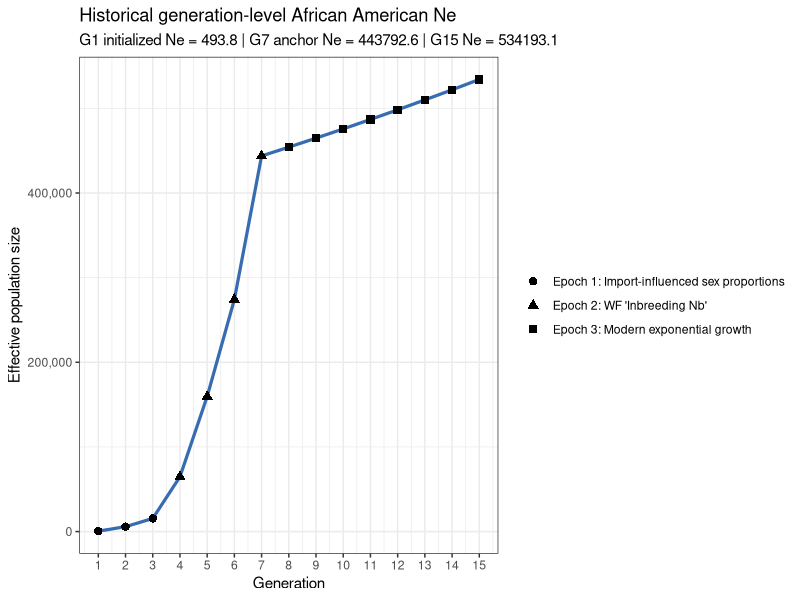
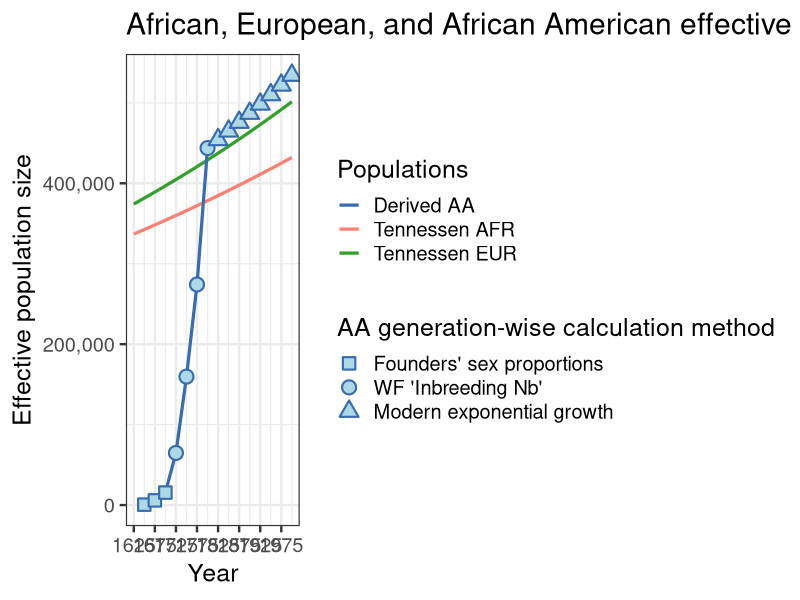
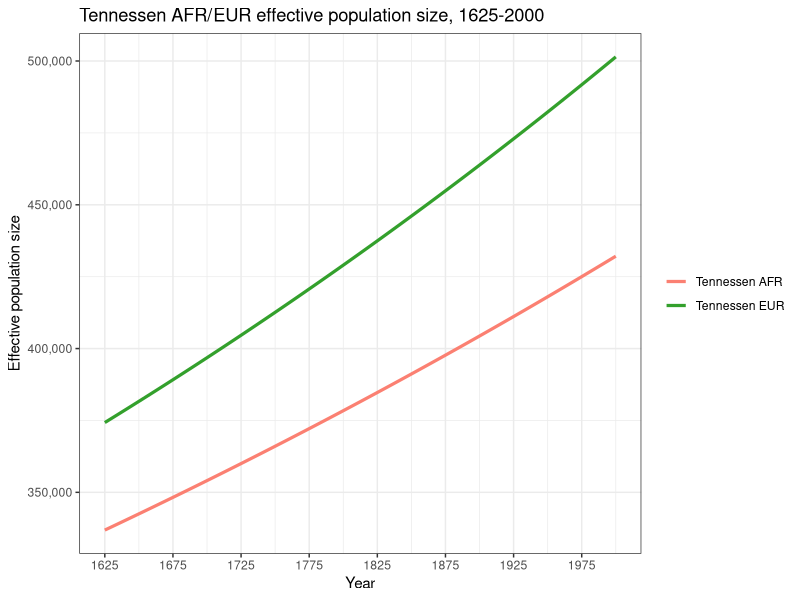

Generate these figures, in order, with R:
# ______________________________________________________________________________
# Aydin Karatas
# ___
# University of Southern California
# Department of Quantitative and Computational Biology
# Mooney Lab
# ___
# calc.3T.Ne.R
# ______________________________________________________________________________


# pattern: Mixed (script)
# Reason: this analysis script combines calculations with printing/plotting.

library(tidyverse)

# functions ----
# validate that a given value is a single non-negative whole generation.
# `value` is the candidate input and `name` is used in the error message.
validate.whole.generation.count <- function(value, name) {
  if (
    length(value) != 1 ||
      is.na(value) ||
      !is.finite(value) ||
      value != as.integer(value) ||
      value < 0
  ) {
    stop(name, " must be a non-negative whole generation count", call. = FALSE)
  }

  as.integer(value)
}

# build a generation sequence that can be empty when the requested length is 0.
# `start` is the first generation in the block and `len` is the block length.
build.generation.block <- function(start, len) {
  if (len == 0) {
    return(integer(0))
  }

  seq.int(start, start + len - 1L)
}

# return an explicit argument when provided, otherwise pull the default.
# `value` is the user-supplied override, `name` is the default binding name,
# and `defaults.env` is the environment that stores the fallback value.
resolve.default.param <- function(value, name, defaults.env) {
  if (!is.null(value)) {
    return(value)
  }

  get(name, envir = defaults.env)
}

# build the modeled generation layout for the three epochs.
# `epoch.*.len` are the epoch lengths, `gen.time` and `present.year` define the
# timeline, and `start.year` sets the first modeled generation boundary.
calc.epoch.config <- function(
    epoch.1.len,
    epoch.2.len,
    epoch.3.len,
    gen.time,
    present.year,
    start.year = 1625
) {
  epoch.1.len <- validate.whole.generation.count(
    epoch.1.len,
    "epoch.1.len"
  )
  epoch.2.len <- validate.whole.generation.count(
    epoch.2.len,
    "epoch.2.len"
  )
  epoch.3.len <- validate.whole.generation.count(
    epoch.3.len,
    "epoch.3.len"
  )

  max.epoch.1.len <- 7L

  if (epoch.1.len > max.epoch.1.len) {
    stop("epoch.1.len cannot exceed 7 modeled generations", call. = FALSE)
  }

  year.span <- present.year - start.year
  total.generations <- year.span / gen.time

  if (total.generations != as.integer(total.generations)) {
    stop(
      "present.year - start.year must be divisible by gen.time",
      call. = FALSE
    )
  }

  total.generations <- as.integer(total.generations)
  total.epoch.len <- epoch.1.len + epoch.2.len + epoch.3.len

  if (total.epoch.len != total.generations) {
    stop(
      "total epoch length must equal (present.year - start.year) / gen.time",
      call. = FALSE
    )
  }

  epoch.1.generations <- build.generation.block(1L, epoch.1.len)
  epoch.2.generations <- build.generation.block(epoch.1.len + 1L, epoch.2.len)
  epoch.3.first.generation <- if (epoch.3.len == 0) {
    NA_integer_
  } else {
    epoch.1.len + epoch.2.len + 1L
  }
  epoch.3.generations <- build.generation.block(
    epoch.1.len + epoch.2.len + 1L,
    epoch.3.len
  )

  epoch.3.anchor.generation <- NA_integer_

  if (epoch.3.len > 0) {
    if (epoch.2.len > 0) {
      epoch.3.anchor.generation <- max(epoch.2.generations)
    } else if (epoch.1.len > 0) {
      epoch.3.anchor.generation <- max(epoch.1.generations)
    } else {
      stop(
        "epoch 3 requires a prior non-empty epoch to provide an anchor",
        call. = FALSE
      )
    }
  }

  list(
    epoch.1.len = epoch.1.len,
    epoch.2.len = epoch.2.len,
    epoch.3.len = epoch.3.len,
    max.epoch.1.len = max.epoch.1.len,
    start.year = start.year,
    total.generations = total.generations,
    final.generation = total.generations,
    epoch.1.generations = epoch.1.generations,
    epoch.1.sex.generations = epoch.1.generations[epoch.1.generations >= 2],
    epoch.2.generations = epoch.2.generations,
    epoch.2.parental.generations = epoch.2.generations[
      epoch.2.generations >= 2
    ],
    epoch.3.generations = epoch.3.generations,
    epoch.3.first.generation = epoch.3.first.generation,
    epoch.3.anchor.generation = epoch.3.anchor.generation
  )
}

# create the African and European ancestry proportions by modeled generation.
# `mooney.cg[1]` is a dummy value for alignment. The paper-derived values start
# at `mooney.cg[2]`, so modeled G1 uses position 2.
build.mixing.props <- function(
    epoch.config,
    mooney.cg,
    epoch.1.eur.prop,
    epoch.2.afr.prop,
    epoch.2.eur.prop,
    epoch.3.afr.prop,
    epoch.3.eur.prop
) {
  if (epoch.config$epoch.1.len > length(mooney.cg) - 1L) {
    stop(
      "epoch.1.len cannot exceed paper-derived mooney.cg values",
      call. = FALSE
    )
  }

  epoch.1.cg <- if (epoch.config$epoch.1.len == 0L) {
    numeric(0)
  } else {
    mooney.cg[seq.int(2L, epoch.config$epoch.1.len + 1L)]
  }
  s.eur <- c(
    rep(epoch.1.eur.prop, epoch.config$epoch.1.len),
    rep(epoch.2.eur.prop, epoch.config$epoch.2.len),
    rep(epoch.3.eur.prop, epoch.config$epoch.3.len)
  )
  s.afr <- c(
    (1 - epoch.1.eur.prop) * epoch.1.cg,
    rep(epoch.2.afr.prop, epoch.config$epoch.2.len),
    rep(epoch.3.afr.prop, epoch.config$epoch.3.len)
  )

  if (
    length(s.eur) != epoch.config$total.generations ||
      length(s.afr) != epoch.config$total.generations
  ) {
    stop("AA.mixing.props vectors must not recycle", call. = FALSE)
  }

  tibble(
    g = seq_len(epoch.config$total.generations),
    s.afr = s.afr,
    s.eur = s.eur,
    h = pmax(1 - s.afr - s.eur, 0)
  )
}

# intersect generation windows with historical periods and measure coverage.
# `window.tbl` is the generation map and `hacker.tbl` is the historical  period
# table with start and end years.
calc.period.overlaps <- function(window.tbl, hacker.tbl) {
  merge(window.tbl, hacker.tbl, by = NULL) %>%
    as_tibble() %>%
    mutate(
      period.length = end.year - start.year,
      overlap.start.year = pmax(window.start.year, start.year),
      overlap.end.year = pmin(window.end.year, end.year),
      overlap.years = pmax(0, overlap.end.year - overlap.start.year),
      overlap.weight = overlap.years / period.length
    ) %>%
    filter(overlap.years > 0) %>%
    arrange(generation, start.year)
}

# estimate population size at a year by interpolating inside a period.
# `year` is the target year to query and `hacker.tbl` contains the period
# boundaries plus beginning and ending population sizes.
calc.boundary.population <- function(year, hacker.tbl) {
  if (is.na(year)) {
    return(NA_real_)
  }

  if (year < min(hacker.tbl$start.year) || year > max(hacker.tbl$end.year)) {
    return(NA_real_)
  }

  period.idx <- which(
    hacker.tbl$start.year <= year & hacker.tbl$end.year >= year
  )
  period.idx <- period.idx[length(period.idx)]
  period.row <- hacker.tbl[period.idx, ]
  period.length <- period.row$end.year - period.row$start.year
  period.frac <- (year - period.row$start.year) / period.length

  period.row$pop.beginning +
    period.frac * (period.row$pop.end - period.row$pop.beginning)
}

# build a generation map with explicit labels and calendar windows.
# G0 can be built with `first.generation = 0`, but modeled output starts at G1.
build.generation.map <- function(
    first.generation,
    generation.count,
    start.year,
    gen.time
) {
  tibble(
    generation = seq.int(
      first.generation,
      first.generation + generation.count - 1L
    ),
    generation.start.year = seq(
      start.year,
      start.year + gen.time * (generation.count - 1L),
      by = gen.time
    ),
    generation.end.year = generation.start.year + gen.time,
    generation.window.years = generation.end.year - generation.start.year,
    window.start.year = generation.start.year,
    window.end.year = generation.end.year
  )
}

# aggregate historical inputs over generation windows.
# This returns source-history summaries only; callers decide which rows are part
# of the modeled trajectory.
aggregate.generation.history <- function(
    generation.map,
    hacker.tbl,
    hacker.end.year
) {
  history.overlap <- calc.period.overlaps(generation.map, hacker.tbl) %>%
    select(
      generation,
      generation.start.year,
      generation.end.year,
      period,
      start.year,
      end.year,
      overlap.start.year,
      overlap.end.year,
      overlap.years,
      overlap.weight,
      imported,
      births,
      assumed.birth.rate,
      person.years.lived
    )

  history.agg <- history.overlap %>%
    group_by(generation, generation.start.year, generation.end.year) %>%
    summarise(
      periods = paste(period, collapse = ", "),
      imported = sum(imported * overlap.weight, na.rm = TRUE),
      births = sum(births * overlap.weight, na.rm = TRUE),
      birth.rate = weighted.mean(
        assumed.birth.rate,
        person.years.lived * overlap.weight,
        na.rm = TRUE
      ),
      aggregation.start.year = min(overlap.start.year),
      aggregation.end.year = max(overlap.end.year),
      hacker.window.years = sum(overlap.years),
      .groups = "drop"
    )

  history.agg <- generation.map %>%
    select(
      generation,
      generation.start.year,
      generation.end.year,
      generation.window.years
    ) %>%
    left_join(
      history.agg,
      by = c("generation", "generation.start.year", "generation.end.year")
    ) %>%
    mutate(
      population.boundary.year = if_else(
        generation.start.year < hacker.end.year,
        pmin(generation.end.year, hacker.end.year),
        NA_real_
      ),
      pop.end = map_dbl(
        population.boundary.year,
        calc.boundary.population,
        hacker.tbl = hacker.tbl
      ),
      is.truncated = !is.na(hacker.window.years) &
        hacker.window.years < generation.window.years
    )

  list(overlap = history.overlap, agg = history.agg)
}

# add a readable epoch label to each generation row.
# `AA.ne` is the analysis table and `epoch.config` supplies the generation
# ranges used to assign the three epoch labels.
make.epoch.labels <- function(AA.ne, epoch.config) {
  epoch.1.label <- if (length(epoch.config$epoch.1.generations) > 0) {
    "Epoch 1: Import-influenced sex proportions"
  } else {
    NA_character_
  }
  epoch.2.label <- if (length(epoch.config$epoch.2.generations) > 0) {
      "Epoch 2: WF 'Inbreeding Nb'"
  } else {
    NA_character_
  }
  epoch.3.label <- if (length(epoch.config$epoch.3.generations) > 0) {
      "Epoch 3: Modern exponential growth"
  } else {
    NA_character_
  }

  AA.ne %>%
    mutate(
      epoch = case_when(
        generation %in% epoch.config$epoch.1.generations ~ epoch.1.label,
        generation %in% epoch.config$epoch.2.generations ~ epoch.2.label,
        generation %in% epoch.config$epoch.3.generations ~ epoch.3.label
      )
    )
}

# check that the derived tables are internally consistent before returning.
# `AA.ne`, `AA.overlap`, and `AA.mixing.props` are the computed outputs, while
# the remaining arguments provide the timeline and boundary checks.
validate.analysis.outputs <- function(
    AA.ne,
    AA.overlap,
    AA.mixing.props,
    epoch.config,
    gen.time,
    present.year
) {
  stopifnot(
    identical(
      sort(AA.ne$generation),
      seq_len(epoch.config$total.generations)
    ),
    nrow(AA.mixing.props) == epoch.config$total.generations,
    identical(AA.mixing.props$g, seq_len(epoch.config$total.generations)),
    all(AA.ne$generation.window.years == gen.time),
    AA.ne$generation.start.year[1] == epoch.config$start.year,
    AA.ne$generation.end.year[epoch.config$final.generation] == present.year,
    all(AA.overlap$overlap.weight > 0),
    all(AA.overlap$overlap.weight <= 1),
    !is.na(AA.ne$female.total[1]),
    !is.na(AA.ne$male.total[1]),
    all(!is.na(AA.ne$female.total[epoch.config$epoch.1.sex.generations])),
    all(!is.na(AA.ne$male.total[epoch.config$epoch.1.sex.generations])),
    all(
      !is.na(
        AA.ne$parental.population[epoch.config$epoch.2.parental.generations]
      )
    ),
    all(!is.na(AA.ne$k[epoch.config$epoch.2.generations])),
    all(
      grepl(
        "^Epoch 3:",
        AA.ne$epoch[epoch.config$epoch.3.generations]
      )
    ),
    all(is.finite(AA.ne$ne)),
    all(AA.ne$ne > 0)
  )
}

# compute the full AA Ne analysis and return every intermediate table.
# the scalar arguments control the demographic timeline, G1 initialization, and
# epoch settings, while `mooney.cg` and `hacker.tbl` provide the input data.
calc.aa.ne.results <- function(
    gen.time = NULL,
    hacker.end.year = NULL,
    present.year = NULL,
    epoch.1.len = NULL,
    epoch.2.len = NULL,
    epoch.3.len = NULL,
    epoch.3.growth.rate = NULL,
    mooney.cg = NULL,
    epoch.1.eur.prop = NULL,
    epoch.2.afr.prop = NULL,
    epoch.2.eur.prop = NULL,
    epoch.3.afr.prop = NULL,
    epoch.3.eur.prop = NULL,
    hacker.tbl = NULL
) {
  defaults.env <- parent.env(environment())
  gen.time <- resolve.default.param(gen.time, "gen.time", defaults.env)
  hacker.end.year <- resolve.default.param(
    hacker.end.year,
    "hacker.end.year",
    defaults.env
  )
  present.year <- resolve.default.param(
    present.year,
    "present.year",
    defaults.env
  )
  epoch.1.len <- resolve.default.param(
    epoch.1.len,
    "epoch.1.len",
    defaults.env
  )
  epoch.2.len <- resolve.default.param(
    epoch.2.len,
    "epoch.2.len",
    defaults.env
  )
  epoch.3.len <- resolve.default.param(
    epoch.3.len,
    "epoch.3.len",
    defaults.env
  )
  epoch.3.growth.rate <- resolve.default.param(
    epoch.3.growth.rate,
    "epoch.3.growth.rate",
    defaults.env
  )
  mooney.cg <- resolve.default.param(mooney.cg, "mooney.cg", defaults.env)
  epoch.1.eur.prop <- resolve.default.param(
    epoch.1.eur.prop,
    "epoch.1.eur.prop",
    defaults.env
  )
  epoch.2.afr.prop <- resolve.default.param(
    epoch.2.afr.prop,
    "epoch.2.afr.prop",
    defaults.env
  )
  epoch.2.eur.prop <- resolve.default.param(
    epoch.2.eur.prop,
    "epoch.2.eur.prop",
    defaults.env
  )
  epoch.3.afr.prop <- resolve.default.param(
    epoch.3.afr.prop,
    "epoch.3.afr.prop",
    defaults.env
  )
  epoch.3.eur.prop <- resolve.default.param(
    epoch.3.eur.prop,
    "epoch.3.eur.prop",
    defaults.env
  )
  hacker.tbl <- resolve.default.param(hacker.tbl, "hacker.tbl", defaults.env)

  epoch.config <- calc.epoch.config(
    epoch.1.len = epoch.1.len,
    epoch.2.len = epoch.2.len,
    epoch.3.len = epoch.3.len,
    gen.time = gen.time,
    present.year = present.year
  )

  AA.mixing.props <- build.mixing.props(
    epoch.config = epoch.config,
    mooney.cg = mooney.cg,
    epoch.1.eur.prop = epoch.1.eur.prop,
    epoch.2.afr.prop = epoch.2.afr.prop,
    epoch.2.eur.prop = epoch.2.eur.prop,
    epoch.3.afr.prop = epoch.3.afr.prop,
    epoch.3.eur.prop = epoch.3.eur.prop
  )

  AA.hacker.tbl <- hacker.tbl %>%
    mutate(
      start.year = as.numeric(sub("-.*", "", period)),
      end.year = as.numeric(sub(".*-", "", period))
    ) %>%
    select(
      period,
      start.year,
      end.year,
      person.years.lived,
      assumed.birth.rate,
      imported,
      births,
      pop.beginning,
      pop.end
    )

  # G0 is a historical initialization window only. It is not returned in AA.ne,
  # not included in AA.mixing.props, and not plotted as part of the AA model.
  g0.generation.map <- build.generation.map(
    first.generation = 0L,
    generation.count = 1L,
    start.year = epoch.config$start.year - gen.time,
    gen.time = gen.time
  )

  AA.generation.map <- build.generation.map(
    first.generation = 1L,
    generation.count = epoch.config$total.generations,
    start.year = epoch.config$start.year,
    gen.time = gen.time
  )

  g0.history <- aggregate.generation.history(
    generation.map = g0.generation.map,
    hacker.tbl = AA.hacker.tbl,
    hacker.end.year = hacker.end.year
  )
  AA.history <- aggregate.generation.history(
    generation.map = AA.generation.map,
    hacker.tbl = AA.hacker.tbl,
    hacker.end.year = hacker.end.year
  )
  AA.overlap <- AA.history$overlap
  g0.agg <- g0.history$agg
  AA.agg <- AA.history$agg

  g0.african.potential.parents <- g0.agg$pop.end[1] - g0.agg$births[1]
  g1.imported <- AA.agg$imported[AA.agg$generation == 1]
  g1.african.total <- g0.african.potential.parents + g1.imported
  g1.european.total <- g1.african.total * 0.15
  g1.female.total <- g1.african.total * (1 / 3)
  g1.male.total <- g1.african.total * (2 / 3) + g1.european.total
  ne.g1 <- 4 * g1.female.total * g1.male.total /
    (g1.female.total + g1.male.total)

  stopifnot(
    is.finite(g0.african.potential.parents),
    g0.african.potential.parents >= 0,
    is.finite(g1.imported),
    is.finite(ne.g1),
    ne.g1 > 0
  )

  AA.ne <- AA.agg %>%
    arrange(generation) %>%
    mutate(
      population.at.generation.start = map_dbl(
        generation.start.year,
        calc.boundary.population,
        hacker.tbl = AA.hacker.tbl
      ),
      prev.births = dplyr::lag(births),
      previous.birth.periods = NA_character_,
      births.in.previous.25.years = NA_real_,
      female.imported = if_else(
        generation %in% epoch.config$epoch.1.sex.generations,
        ceiling(imported / 3),
        NA_real_
      ),
      male.imported = if_else(
        generation %in% epoch.config$epoch.1.sex.generations,
        floor(2 * imported / 3),
        NA_real_
      ),
      female.potential = if_else(
        generation %in% epoch.config$epoch.1.sex.generations,
        0.5 * prev.births,
        NA_real_
      ),
      male.potential = if_else(
        generation %in% epoch.config$epoch.1.sex.generations,
        0.5 * prev.births,
        NA_real_
      ),
      female.total = case_when(
        generation == 1 ~ g1.female.total,
        TRUE ~ female.imported + female.potential
      ),
      male.total = case_when(
        generation == 1 ~ g1.male.total,
        TRUE ~ male.imported + male.potential
      ),
      adult.population.age25.proxy = NA_real_,
      parental.population = if_else(
        generation %in% epoch.config$epoch.2.generations,
        prev.births + imported,
        NA_real_
      ),
      parental.population.method = if_else(
        generation %in% epoch.config$epoch.2.generations,
        "prev.births + imported",
        NA_character_
      ),
      k = if_else(
        generation %in% epoch.config$epoch.2.generations,
        gen.time * birth.rate / 1000,
        NA_real_
      )
    )

  AA.ne <- AA.ne %>%
    mutate(
      ne = case_when(
        generation == 1 ~ ne.g1,
        generation %in% epoch.config$epoch.1.sex.generations ~
          4 * female.total * male.total / (female.total + male.total),
        generation %in% epoch.config$epoch.2.generations ~
          (k * parental.population - 1) / k,
        TRUE ~ NA_real_
      )
    )

  epoch.3.anchor.ne <- if (length(epoch.config$epoch.3.generations) == 0) {
    NA_real_
  } else {
    AA.ne %>%
      filter(generation == epoch.config$epoch.3.anchor.generation) %>%
      pull(ne)
  }

  AA.ne <- AA.ne %>%
    mutate(
      ne = if_else(
        generation %in% epoch.config$epoch.3.generations,
        epoch.3.anchor.ne *
          exp(epoch.3.growth.rate *
            (generation - epoch.config$epoch.3.anchor.generation)),
        ne
      ),
      n.f.plus.m = (female.total + male.total),
      ne.over.n = ne / n.f.plus.m,
      four.f.m = 4 * (female.total / n.f.plus.m) * (male.total / n.f.plus.m)
    ) %>%
    make.epoch.labels(epoch.config) %>%
    select(
      generation,
      generation.start.year,
      generation.end.year,
      generation.window.years,
      aggregation.start.year,
      aggregation.end.year,
      hacker.window.years,
      is.truncated,
      population.boundary.year,
      periods,
      epoch,
      imported,
      births,
      birth.rate,
      pop.end,
      previous.birth.periods,
      births.in.previous.25.years,
      population.at.generation.start,
      female.total,
      male.total,
      adult.population.age25.proxy,
      parental.population,
      parental.population.method,
      k,
      ne,
      n.f.plus.m,
      ne.over.n,
      four.f.m
    )

  validate.analysis.outputs(
    AA.ne = AA.ne,
    AA.overlap = AA.overlap,
    AA.mixing.props = AA.mixing.props,
    epoch.config = epoch.config,
    gen.time = gen.time,
    present.year = present.year
  )

  list(
    AA.ne = AA.ne,
    AA.overlap = AA.overlap,
    AA.mixing.props = AA.mixing.props,
    epoch.config = epoch.config,
    ne.g1 = ne.g1,
    epoch.3.anchor.ne = epoch.3.anchor.ne,
    epoch.3.growth.rate = epoch.3.growth.rate
  )
}


# tunable parameters ----
gen.time <- 25
hacker.end.year <- 1865
present.year <- 2000
epoch.1.len <- 3
epoch.2.len <- 4
epoch.3.len <- 8

# This source table keeps several historical columns for completeness. The model
# directly uses only period, person-years, birth-rate, imports, births, and
# population-boundary columns selected into `AA.hacker.tbl`.
hacker.tbl <- data.frame(
  period = c(
    "1610-1620", "1620-1630", "1630-1640", "1640-1650", "1650-1660",
    "1660-1670", "1670-1680", "1680-1690", "1690-1700", "1700-1710",
    "1710-1720", "1720-1730", "1730-1740", "1740-1750", "1750-1760",
    "1760-1770", "1770-1780", "1780-1790", "1790-1800", "1800-1810",
    "1810-1820", "1820-1830", "1830-1840", "1840-1850", "1850-1860",
    "1860-1861", "1861-1862", "1862-1863", "1863-1864", "1864-1865"
  ),
  pop.beginning = c(
    0, 20, 59, 585, 1568,
    2862, 4444, 6832, 16394, 27806,
    41844, 67294, 95669, 156040, 247027,
    319290, 459446, 558921, 706514, 908036,
    1195182, 1550757, 2021968, 2530405, 3204420,
    3953760, 3991133, 3903859, 3815760, 3726828
  ),
  pop.end = c(
    20, 59, 585, 1568, 2862,
    4444, 6832, 16394, 27806, 41844,
    67294, 95669, 156040, 247027, 319290,
    459446, 558921, 706514, 908036, 1195182,
    1550757, 2021968, 2530405, 3204420, 3953760,
    3991133, 3903859, 3815760, 3726828, 3630336
  ),
  growth.rate.10yr = c(
    NA, 195.0, 891.5, 168.0, 82.5,
    55.3, 53.7, 140.0, 69.6, 50.5,
    60.8, 42.2, 63.1, 58.3, 29.3,
    43.9, 21.7, 26.4, 28.5, 31.6,
    29.8, 30.4, 25.1, 26.6, 23.4,
    NA, NA, NA, NA, NA
  ),
  person.years.lived = c(
    16, 361, 2293, 9970, 21505,
    35952, 55527, 109243, 215999, 343482,
    535651, 806513, 1234030, 1980625, 2816150,
    3851269, 5075599, 6298380, 8030652, 10450423,
    13652609, 17759559, 22666906, 28541607, 35659777,
    3972417, 3947335, 3859642, 3771119, 3144251
  ),
  hours.worked.millions = c(
    0, 1, 5, 23, 49,
    82, 127, 251, 496, 788,
    1229, 1850, 2831, 4544, 6461,
    8835, 11644, 14449, 18423, 23975,
    31321, 40743, 52001, 65478, 81808,
    9113, 9056, 8855, 8651, 7213
  ),
  assumed.birth.rate = c(
    NA, 22.4, 22.4, 22.4, 22.4,
    22.4, 26.5, 27.3, 29.1, 31.0,
    34.6, 41.3, 41.4, 41.2, 46.4,
    39.5, 39.1, 44.7, 50.3, 55.8,
    55.7, 56.5, 56.5, 54.0, 52.3,
    49.6, 49.6, 49.6, 49.6, 49.6
  ),
  births = c(
    NA, 8, 51, 223, 481,
    804, 1472, 2986, 6295, 10635,
    18524, 33316, 51150, 81536, 130654,
    151957, 198660, 281549, 403648, 583395,
    759768, 1003859, 1280680, 1539820, 1865898,
    197032, 195788, 191438, 187048, 155955
  ),
  imported = c(
    32, 150, 110, 301, 1335,
    3038, 3582, 4947, 8197, 16442,
    17622, 41334, 66672, 26455, 44718,
    59557, 41129, 25105, 16183, 77368,
    5207, 410, 91, 0, 303,
    110, 0, 0, 0, 0
  ),
  smuggled = c(
    NA, NA, NA, NA, NA,
    NA, NA, NA, NA, NA,
    NA, NA, NA, NA, NA,
    NA, NA, NA, NA, NA,
    NA, 1100, 900, 500, 200,
    NA, NA, NA, NA, NA
  ),
  natural.increase.rate = c(
    NA, -30.8, 18.1, 6.8, -0.2,
    -4.0, -2.2, 4.2, 1.5, -0.7,
    1.5, -1.6, -0.5, 3.3, 1.0,
    2.1, 1.3, 2.2, 2.6, 2.4,
    2.7, 2.9, 2.4, 2.4, 2.2,
    NA, NA, NA, NA, NA
  ),
  births.plus.imports = c(
    32, 158, 161, 524, 1816,
    3842, 5054, 7933, 14492, 27077,
    36146, 74650, 117822, 107991, 175372,
    211514, 239789, 306654, 419831, 660763,
    764975, 1005369, 1281671, 1540320, 1866401,
    197142, 195788, 191438, 187048, 155955
  ),
  percent.total = c(
    0.0, 0.0, 0.0, 0.0, 0.0,
    0.0, 0.1, 0.1, 0.1, 0.3,
    0.4, 0.8, 1.2, 1.1, 1.8,
    2.2, 2.4, 3.1, 4.3, 6.7,
    7.8, 10.3, 13.1, 15.7, 19.0,
    2.0, 2.0, 2.0, 1.9, 1.6
  ),
  cumulative.number = c(
    32, 190, 351, 875, 2691,
    6533, 11587, 19520, 34012, 61089,
    97235, 171885, 289707, 397698, 573070,
    784584, 1024373, 1331027, 1750858, 2411621,
    3176596, 4181965, 5463636, 7003956, 8870357,
    9067499, 9263287, 9454725, 9641773, 9797728
  ),
  cumulative.percent = c(
    0.0, 0.0, 0.0, 0.0, 0.0,
    0.1, 0.1, 0.2, 0.3, 0.6,
    1.0, 1.8, 3.0, 4.1, 5.8,
    8.0, 10.5, 13.6, 17.9, 24.6,
    32.4, 42.7, 55.8, 71.5, 90.5,
    92.5, 94.5, 96.5, 98.4, 100.0
  ),
  stringsAsFactors = FALSE
)

epoch.3.growth.rate <- 0.023175

epoch.1.eur.prop <- 0.08
epoch.2.afr.prop <- 0.06
epoch.2.eur.prop <- 0.03
epoch.3.afr.prop <- 0
epoch.3.eur.prop <- 0

# The first value is a dummy index placeholder. The paper-derived values start
# at position 2, so modeled G1 uses `mooney.cg[2]`.
mooney.cg <- c(
  1,
  1,
  0.9835,
  0.8602,
  0.8551,
  0.7826,
  0.5380,
  0.1418
)

# calculations ----
analysis.results <- calc.aa.ne.results()

AA.ne <- analysis.results$AA.ne
AA.overlap <- analysis.results$AA.overlap
AA.mixing.props <- analysis.results$AA.mixing.props
epoch.config <- analysis.results$epoch.config
ne.g1 <- analysis.results$ne.g1
epoch.3.anchor.ne <- analysis.results$epoch.3.anchor.ne


# plotting ----
summary.generations <- c(
  epoch.config$epoch.1.generations,
  epoch.config$epoch.2.generations,
  epoch.config$final.generation
)
summary.generations <- sort(unique(summary.generations))

cat("\nHistorical generation-level ADMIX Ne summary\n")
print(
  AA.ne %>%
    filter(generation %in% summary.generations) %>%
    select(
      generation,
      generation.start.year,
      generation.end.year,
      epoch,
      is.truncated,
      imported,
      births,
      birth.rate,
      female.total,
      male.total,
      adult.population.age25.proxy,
      parental.population,
      parental.population.method,
      k,
      ne
    ),
  n = Inf
)

cat(
  paste0(
    "\nHistorical present-day G",
    epoch.config$final.generation,
    " Ne: ",
    round(AA.ne$ne[AA.ne$generation == epoch.config$final.generation], 1),
    "\n"
  )
)

AA.ne.plot <- ggplot(
  data = AA.ne,
  aes(x = generation.end.year, y = ne)
) +
  geom_line(color = "#386cb0", linewidth = 1.1) +
  geom_point(aes(shape = epoch), size = 2.5) +
  scale_y_continuous(labels = scales::comma) +
  scale_x_continuous(
    breaks = AA.ne$generation.end.year,
    labels = AA.ne$generation
  ) +
  labs(
    x = "Generation",
    y = "Effective population size",
    shape = NULL,
    title = "Historical generation-level African American Ne",
    subtitle = paste0(
      "G1 initialized Ne = ",
      round(ne.g1, 1),
      " | G",
      epoch.config$epoch.3.anchor.generation,
      " anchor Ne = ",
      round(epoch.3.anchor.ne, 1),
      " | G",
      epoch.config$final.generation,
      " Ne = ",
      round(AA.ne$ne[AA.ne$generation == epoch.config$final.generation], 1)
    )
  ) +
  theme_bw()

if (interactive()) {
  print(AA.ne.plot)
}


# tennessen afr/eur ne trajectory ----
# constants from `other_scripts/const.sh` and `build_3T_demography.py`
t.af.years <- 148000
t.ooa.years <- 51000
t.eu0.years <- 23000
t.eg.years <- 5115
r.eu0 <- 0.00307
r.eu <- 0.0195
r.afr <- 0.0166
n.a <- 7310
n.afr.1 <- 14474
n.b <- 1861
n.eu0 <- 1032

t.af <- t.af.years / gen.time
t.ooa <- t.ooa.years / gen.time
t.eu0 <- t.eu0.years / gen.time
t.eg <- t.eg.years / gen.time
n.eu1 <- n.eu0 / exp(-r.eu0 * (t.eu0 - t.eg))
n.eu.present <- n.eu1 / exp(-r.eu * t.eg)
n.afr.present <- n.afr.1 / exp(-r.afr * t.eg)

tennessen.start.year <- min(AA.ne$generation.start.year)
tennessen.end.year <- present.year
tennessen.years <- seq(tennessen.start.year, tennessen.end.year, by = 1)
tennessen.time.bp <- tennessen.end.year - tennessen.years
tennessen.time.gen <- tennessen.time.bp / gen.time

tennessen.ne <- tibble(
  year = tennessen.years,
  time.bp = tennessen.time.bp,
  time.gen = tennessen.time.gen
) %>%
  mutate(
    afr = case_when(
      time.gen <= t.eg ~ n.afr.present * exp(-r.afr * time.gen),
      time.gen <= t.ooa ~ n.afr.1,
      time.gen <= t.af ~ n.a,
      TRUE ~ NA_real_
    ),
    eur = case_when(
      time.gen <= t.eg ~ n.eu.present * exp(-r.eu * time.gen),
      time.gen <= t.eu0 ~ n.eu1 * exp(-r.eu0 * (time.gen - t.eg)),
      time.gen <= t.ooa ~ n.b,
      TRUE ~ NA_real_
    ),
    epoch = NA
  )

tennessen.ne.long <- tennessen.ne %>%
  pivot_longer(
    cols = c(afr, eur),
    names_to = "population",
    values_to = "ne"
  )

tennessen.ne.plot <- ggplot(
  tennessen.ne.long,
  aes(x = year, y = ne, color = population)
) +
  geom_line(linewidth = 1.1) +
  scale_y_continuous(labels = scales::comma) +
  scale_x_continuous(
    breaks = seq(tennessen.start.year, tennessen.end.year, by = 50)
  ) +
  scale_color_manual(
    values = c(
      afr = "#fb8072",
      eur = "#33a02c"
    ),
    labels = c(
      afr = "Tennessen AFR",
      eur = "Tennessen EUR"
    )
  ) +
  labs(
    x = "Year",
    y = "Effective population size",
    color = NULL,
    title = paste0(
      "Tennessen AFR/EUR effective population size, ",
      tennessen.start.year,
      "-",
      tennessen.end.year
    )
  ) +
  theme_bw()

if (interactive()) {
  print(tennessen.ne.plot)
}


# combined aa/afr/eur ne plot ----
aa.ne.long <- AA.ne %>%
  transmute(
    year = generation.end.year,
    population = "aa",
    ne = ne,
    epoch = epoch
  )

combined.ne.long <- bind_rows(
  aa.ne.long,
  tennessen.ne.long %>%
    transmute(year, population, ne, epoch)
)

combined.ne.plot <- ggplot(
  combined.ne.long,
  aes(x = year, y = ne, color = population)
) +
  geom_line(
    data = combined.ne.long %>% filter(population != "aa"),
    linewidth = 1.1
  ) +
  geom_line(
    data = combined.ne.long %>% filter(population == "aa"),
    linewidth = 1.1
  ) +
  geom_point(
    aes(shape = epoch),
    size = 4,
    stroke = 1.1,
    fill = "#ADD8E6",
    color = "#386cb0"
  ) +
  scale_shape_manual(
    values = c(
      `Epoch 1: Import-influenced sex proportions` = 22,
      `Epoch 2: WF 'Inbreeding Nb'` = 21,
      `Epoch 3: Modern exponential growth` = 24
    ),
    labels = c(
      `Epoch 1: Import-influenced sex proportions` =
        "Founders' sex proportions",
      `Epoch 2: WF 'Inbreeding Nb'` = "WF 'Inbreeding Nb'",
      `Epoch 3: Modern exponential growth` = "Modern exponential growth"
    ),
    name = "AA generation-wise calculation method",
    na.translate = FALSE
  ) +
  scale_color_manual(
    values = c(
      aa = "#386cb0",
      afr = "#fb8072",
      eur = "#33a02c"
    ),
    labels = c(
      aa = "Derived AA",
      afr = "Tennessen AFR",
      eur = "Tennessen EUR"
    ),
    name = "Populations"
  ) +
  scale_y_continuous(labels = scales::comma) +
  scale_x_continuous(
    breaks = seq(tennessen.start.year, tennessen.end.year, by = 50)
  ) +
  labs(
    x = "Year",
    y = "Effective population size",
    color = NULL,
    title = paste0(
      "African, European, and African American effective population size, ",
      tennessen.start.year,
      "-",
      tennessen.end.year
    )
  ) +
  guides(
    color = guide_legend(order = 1),
    shape = guide_legend(order = 2)
  ) +
  theme_bw(base_size = 18)

if (interactive()) {
  print(combined.ne.plot)
}
